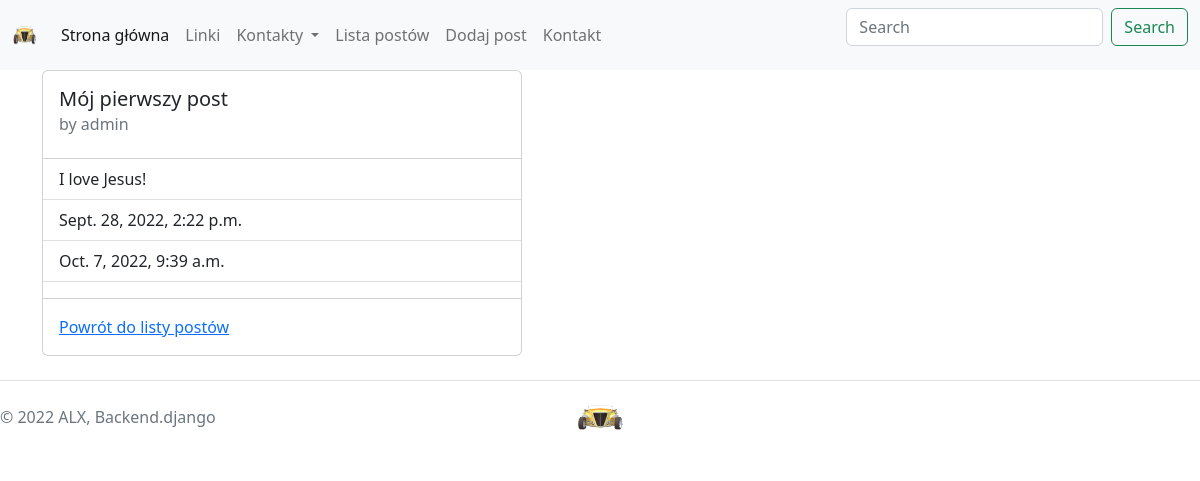
/posts/1, run on the app's committed database.
### posts/models.py (models this page shows, shortened)
class Post(models.Model):
    author = models.ForeignKey(
        "auth.User",
        on_delete=models.CASCADE,
        related_name="posts"
    )
    title = models.CharField(max_length=255)  # pole tekstowe o określonej długości
    content = models.TextField()  # pole tekstowe o nieokreślonej długości
    published = models.BooleanField(default=False)  # flaga true/false
    sponsored = models.BooleanField(default=False)  # flaga true/false
    created = models.DateTimeField(auto_now_add=True)  # data utworzenia - tylko przy utworzeniu
    modified = models.DateTimeField(auto_now=True)  # data modyfikacji - zawsze gdy klikniemy save
    tags = models.ManyToManyField('tags.Tag', related_name="posts", blank=True)
    example_file = models.FileField(upload_to='posts/examples/', blank=True, null=True)
    image = models.ImageField(upload_to='posts/images/', blank=True, null=True)
    def is_content_long(self, n_chars=200):
        return len(self.content) > n_chars

### posts/views.py (the view)
# urls.py: path('<int:id>', posts_details, name='details'),
def posts_details(request, id):
    p = Post.objects.get(id=id)
    context = {'post': p}
    return render(request, 'posts/details.html', context)

### posts/templates/posts/details.html (shortened to what this page needs)
{% extends "main/base.html" %}
{% block content %}
    <div class="card" style="width: 30rem;">
        <div class="card-body">
            <h5 class="card-title">{{ post.title }}</h5>
            <h6 class="card-subtitle mb-2 text-muted">by {{ post.author }}</h6>
        </div>
        <ul class="list-group list-group-flush">
            {% if post.is_content_long %}
                <li class="list-group-item">Shortened: {{ post.short_content }}...</li>
            {% else %}
                <li class="list-group-item">{{ post.content }}</li>
            {% endif %}
            <li class="list-group-item">{{ post.created }}</li>
            <li class="list-group-item">{{ post.modified }}</li>
            <li class="list-group-item">
            </li>
        </ul>
        <div class="card-body">
            <a href="{% url 'posts:list' %}" class="card-link">Powrót do listy postów</a>
        </div>
    </div>
{% endblock %}

### data on the page
Post: title "Mój pierwszy post", author "admin", content "I love Jesus!", created "Sept. 28, 2022, 2:22 p.m.", modified "Oct. 7, 2022, 9:39 a.m."
